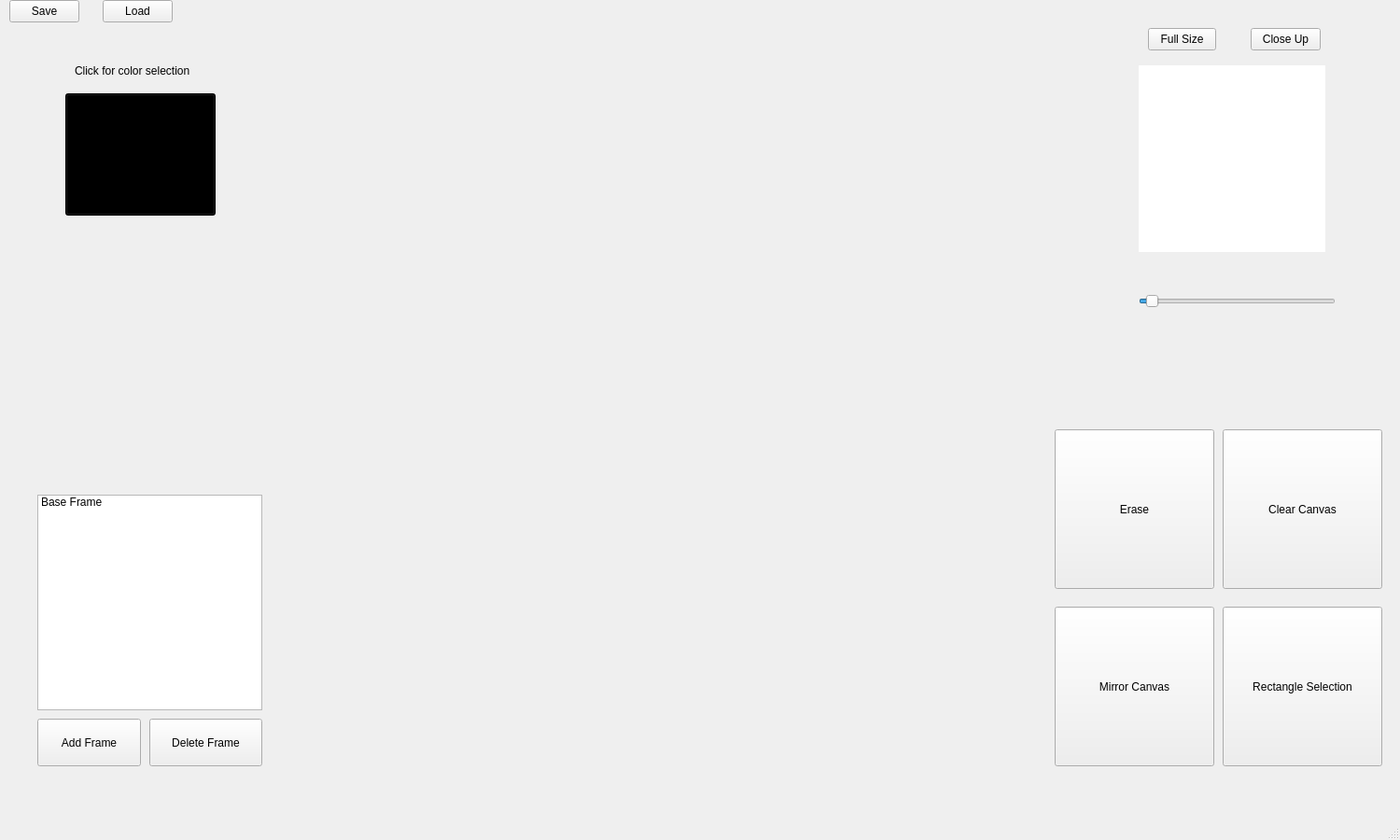
<?xml version="1.0" encoding="UTF-8"?>
<ui version="4.0">
 <class>MainWindow</class>
 <widget class="QMainWindow" name="MainWindow">
  <property name="geometry">
   <rect>
    <x>0</x>
    <y>0</y>
    <width>1500</width>
    <height>900</height>
   </rect>
  </property>
  <property name="windowTitle">
   <string>Team Team™ Sprite Editor</string>
  </property>
  <widget class="QWidget" name="centralwidget">
   <widget class="QLabel" name="imageViewer">
    <property name="geometry">
     <rect>
      <x>320</x>
      <y>20</y>
      <width>800</width>
      <height>800</height>
     </rect>
    </property>
    <property name="text">
     <string/>
    </property>
   </widget>
   <widget class="QPushButton" name="addFrameBtn">
    <property name="geometry">
     <rect>
      <x>40</x>
      <y>770</y>
      <width>111</width>
      <height>51</height>
     </rect>
    </property>
    <property name="text">
     <string>Add Frame</string>
    </property>
   </widget>
   <widget class="QPushButton" name="deleteFrameBtn">
    <property name="geometry">
     <rect>
      <x>160</x>
      <y>770</y>
      <width>121</width>
      <height>51</height>
     </rect>
    </property>
    <property name="text">
     <string>Delete Frame</string>
    </property>
   </widget>
   <widget class="QListWidget" name="frameListView">
    <property name="geometry">
     <rect>
      <x>40</x>
      <y>530</y>
      <width>241</width>
      <height>231</height>
     </rect>
    </property>
    <property name="layoutDirection">
     <enum>Qt::LeftToRight</enum>
    </property>
    <item>
     <property name="text">
      <string>Base Frame</string>
     </property>
    </item>
   </widget>
   <widget class="QPushButton" name="mirrorBtn">
    <property name="geometry">
     <rect>
      <x>1130</x>
      <y>650</y>
      <width>171</width>
      <height>171</height>
     </rect>
    </property>
    <property name="text">
     <string>Mirror Canvas</string>
    </property>
    <property name="checkable">
     <bool>true</bool>
    </property>
   </widget>
   <widget class="QPushButton" name="rectangleBtn">
    <property name="geometry">
     <rect>
      <x>1310</x>
      <y>650</y>
      <width>171</width>
      <height>171</height>
     </rect>
    </property>
    <property name="text">
     <string>Rectangle Selection</string>
    </property>
    <property name="checkable">
     <bool>true</bool>
    </property>
   </widget>
   <widget class="QPushButton" name="clearCanvasBtn">
    <property name="geometry">
     <rect>
      <x>1310</x>
      <y>460</y>
      <width>171</width>
      <height>171</height>
     </rect>
    </property>
    <property name="text">
     <string>Clear Canvas</string>
    </property>
   </widget>
   <widget class="QPushButton" name="eraseBtn">
    <property name="geometry">
     <rect>
      <x>1130</x>
      <y>460</y>
      <width>171</width>
      <height>171</height>
     </rect>
    </property>
    <property name="text">
     <string>Erase</string>
    </property>
    <property name="checkable">
     <bool>true</bool>
    </property>
   </widget>
   <widget class="QPushButton" name="ColorButton">
    <property name="geometry">
     <rect>
      <x>70</x>
      <y>100</y>
      <width>161</width>
      <height>131</height>
     </rect>
    </property>
    <property name="styleSheet">
     <string notr="true">background-color: rgb(0, 0, 0);</string>
    </property>
    <property name="text">
     <string/>
    </property>
   </widget>
   <widget class="QLabel" name="label">
    <property name="geometry">
     <rect>
      <x>80</x>
      <y>60</y>
      <width>141</width>
      <height>31</height>
     </rect>
    </property>
    <property name="text">
     <string>Click for color selection</string>
    </property>
   </widget>
   <widget class="QLabel" name="animatedFrame">
    <property name="geometry">
     <rect>
      <x>1220</x>
      <y>70</y>
      <width>200</width>
      <height>200</height>
     </rect>
    </property>
    <property name="styleSheet">
     <string notr="true">background-color: rgb(255, 255, 255);</string>
    </property>
    <property name="text">
     <string/>
    </property>
   </widget>
   <widget class="QSlider" name="animationSpeed">
    <property name="geometry">
     <rect>
      <x>1220</x>
      <y>310</y>
      <width>211</width>
      <height>25</height>
     </rect>
    </property>
    <property name="maximum">
     <number>30</number>
    </property>
    <property name="value">
     <number>1</number>
    </property>
    <property name="orientation">
     <enum>Qt::Horizontal</enum>
    </property>
   </widget>
   <widget class="QPushButton" name="FullSize">
    <property name="geometry">
     <rect>
      <x>1230</x>
      <y>30</y>
      <width>73</width>
      <height>24</height>
     </rect>
    </property>
    <property name="text">
     <string>Full Size</string>
    </property>
   </widget>
   <widget class="QPushButton" name="Zoom">
    <property name="geometry">
     <rect>
      <x>1340</x>
      <y>30</y>
      <width>75</width>
      <height>24</height>
     </rect>
    </property>
    <property name="text">
     <string>Close Up</string>
    </property>
   </widget>
   <widget class="QPushButton" name="saveBtn_2">
    <property name="geometry">
     <rect>
      <x>10</x>
      <y>0</y>
      <width>75</width>
      <height>24</height>
     </rect>
    </property>
    <property name="text">
     <string>Save</string>
    </property>
   </widget>
   <widget class="QPushButton" name="loadBtn_2">
    <property name="geometry">
     <rect>
      <x>110</x>
      <y>0</y>
      <width>75</width>
      <height>24</height>
     </rect>
    </property>
    <property name="text">
     <string>Load</string>
    </property>
   </widget>
  </widget>
  <widget class="QMenuBar" name="menubar">
   <property name="geometry">
    <rect>
     <x>0</x>
     <y>0</y>
     <width>1500</width>
     <height>22</height>
    </rect>
   </property>
  </widget>
  <widget class="QStatusBar" name="statusbar"/>
  <action name="saveBtn">
   <property name="text">
    <string>Save Project</string>
   </property>
  </action>
  <action name="loadBtn">
   <property name="text">
    <string>Load Project</string>
   </property>
  </action>
 </widget>
 <resources/>
 <connections/>
</ui>
